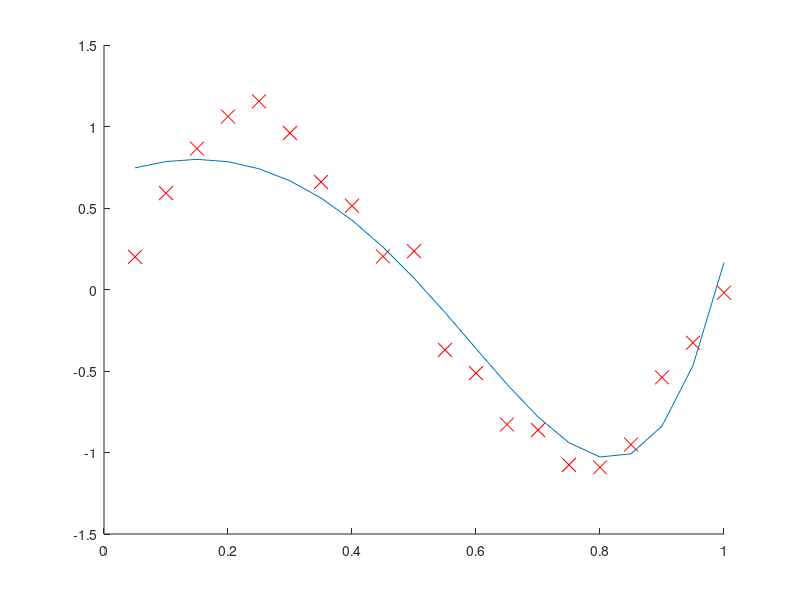

MATLAB code for this plot:
clear ; close all; clc

data = load('data.txt');
X = data(:, 1);
y = data(:, 2);
n = length(y);
figure;hold on
plot(X,y,'rx','MarkerSize',10);
% Print out some data points
M = 10;
tmp = X;

for i=2:M
	X = [X,X(:,1).^i];
end 
X = [ones(n, 1) X];
alpha = 0.1;
num_iters = 100000;
theta = zeros(M + 1, 1);
n = length(y);
lamda = 0.01;
for i=1:num_iters
   z = X' * (X*theta -y); %+ lamda * theta;
   theta = theta * (1 - alpha * lamda / n) - alpha / n * z;
end

plot(tmp, X*theta);





